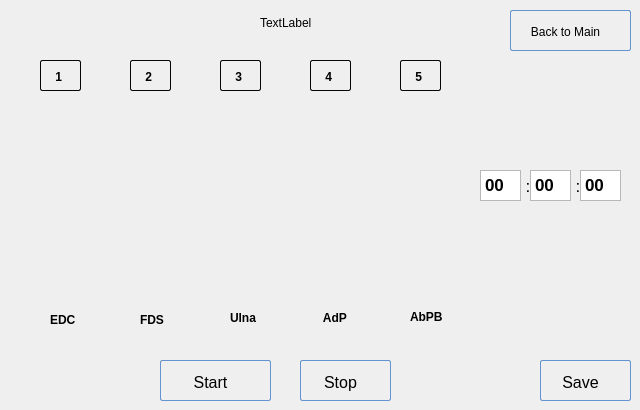
      <widget class="QWidget" name="tab">
       <attribute name="title">
        <string>Stimulation Parameters</string>
       </attribute>
       <widget class="QPushButton" name="pushButton_stimStart">
        <property name="geometry">
         <rect>
          <x>160</x>
          <y>360</y>
          <width>111</width>
          <height>41</height>
         </rect>
        </property>
        <property name="styleSheet">
         <string notr="true">QPushButton:hover{
        background: qlineargradient(x1 : 0, y1 : 0, x2 : 0, y2 :   1, stop :   0.0 #ffd9aa,
                stop :   0.5 #ffbb6e, stop :   0.55 #feae42, stop :   1.0 #fedb74);
}

QPushButton {
        border: 1px solid #6593cf;
        border-radius: 2px;
        padding: 5px 15px 2px 5px;
        background: qlineargradient(x1 : 0, y1 : 0, x2 : 0, y2 :   1, stop :   0.0 #f5f9ff,
                stop :   0.5 #c7dfff, stop :   0.55 #afd2ff, stop :   1.0 #c0dbff);
        color: #0000;
        font:  large &quot;Arial&quot;;
		font-size: 16px;
        height: 30px;
}




QPushButton:pressed {
        background: qlineargradient(x1 : 0, y1 : 0, x2 : 0, y2 :   1, stop :   0.0 #c0dbff,
        stop :   0.5 #cfd26f, stop :   0.55 #c7df6f, stop :   1.0 #f5f9ff);
        padding-top: 2px;
        padding-left: 3px;

}
QPushButton:on {
        background: qlineargradient(x1 : 0, y1 : 0, x2 : 0, y2 :   1, stop :   0.0 #5AA72D,
        stop :   0.5 #B3E296, stop :   0.55 #B3E296, stop :   1.0 #f5f9ff);
        padding-top: 2px;
        padding-left: 3px;
}

QPushButton:disabled {
        background: transparent #e5e9ee;
        padding-top: 2px;        
        padding-left: 3px;
        color: black;
}</string>
        </property>
        <property name="text">
         <string>Start</string>
        </property>
        <property name="icon">
         <iconset resource="resources.qrc">
          <normaloff>:/resources/icons8-rfid-signal-100.png</normaloff>:/resources/icons8-rfid-signal-100.png</iconset>
        </property>
       </widget>
       <widget class="QPushButton" name="pushButton_stimStop">
        <property name="geometry">
         <rect>
          <x>300</x>
          <y>360</y>
          <width>91</width>
          <height>41</height>
         </rect>
        </property>
        <property name="styleSheet">
         <string notr="true">QPushButton:hover{
        background: qlineargradient(x1 : 0, y1 : 0, x2 : 0, y2 :   1, stop :   0.0 #ffd9aa,
                stop :   0.5 #ffbb6e, stop :   0.55 #feae42, stop :   1.0 #fedb74);
}

QPushButton {
        border: 1px solid #6593cf;
        border-radius: 2px;
        padding: 5px 15px 2px 5px;
        background: qlineargradient(x1 : 0, y1 : 0, x2 : 0, y2 :   1, stop :   0.0 #f5f9ff,
                stop :   0.5 #c7dfff, stop :   0.55 #afd2ff, stop :   1.0 #c0dbff);
        color: #0000;
        font:  large &quot;Arial&quot;;
		font-size: 16px;
        height: 30px;
}




QPushButton:pressed {
        background: qlineargradient(x1 : 0, y1 : 0, x2 : 0, y2 :   1, stop :   0.0 #c0dbff,
        stop :   0.5 #cfd26f, stop :   0.55 #c7df6f, stop :   1.0 #f5f9ff);
        padding-top: 2px;
        padding-left: 3px;

}
QPushButton:on {
        background: qlineargradient(x1 : 0, y1 : 0, x2 : 0, y2 :   1, stop :   0.0 #5AA72D,
        stop :   0.5 #B3E296, stop :   0.55 #B3E296, stop :   1.0 #f5f9ff);
        padding-top: 2px;
        padding-left: 3px;
}

QPushButton:disabled {
        background: transparent #e5e9ee;
        padding-top: 2px;        
        padding-left: 3px;
        color: black;
}</string>
        </property>
        <property name="text">
         <string>Stop</string>
        </property>
       </widget>
       <widget class="QPushButton" name="pushButton_stimSave">
        <property name="geometry">
         <rect>
          <x>540</x>
          <y>360</y>
          <width>91</width>
          <height>41</height>
         </rect>
        </property>
        <property name="styleSheet">
         <string notr="true">QPushButton:hover{
        background: qlineargradient(x1 : 0, y1 : 0, x2 : 0, y2 :   1, stop :   0.0 #ffd9aa,
                stop :   0.5 #ffbb6e, stop :   0.55 #feae42, stop :   1.0 #fedb74);
}

QPushButton {
        border: 1px solid #6593cf;
        border-radius: 2px;
        padding: 5px 15px 2px 5px;
        background: qlineargradient(x1 : 0, y1 : 0, x2 : 0, y2 :   1, stop :   0.0 #f5f9ff,
                stop :   0.5 #c7dfff, stop :   0.55 #afd2ff, stop :   1.0 #c0dbff);
        color: #0000;
        font:  large &quot;Arial&quot;;
		font-size: 16px;
        height: 30px;
}




QPushButton:pressed {
        background: qlineargradient(x1 : 0, y1 : 0, x2 : 0, y2 :   1, stop :   0.0 #c0dbff,
        stop :   0.5 #cfd26f, stop :   0.55 #c7df6f, stop :   1.0 #f5f9ff);
        padding-top: 2px;
        padding-left: 3px;

}
QPushButton:on {
        background: qlineargradient(x1 : 0, y1 : 0, x2 : 0, y2 :   1, stop :   0.0 #5AA72D,
        stop :   0.5 #B3E296, stop :   0.55 #B3E296, stop :   1.0 #f5f9ff);
        padding-top: 2px;
        padding-left: 3px;
}

QPushButton:disabled {
        background: transparent #e5e9ee;
        padding-top: 2px;        
        padding-left: 3px;
        color: black;
}</string>
        </property>
        <property name="text">
         <string>Save</string>
        </property>
       </widget>
       <widget class="CurrentButtonOne" name="widget_currentOne" native="true">
        <property name="geometry">
         <rect>
          <x>30</x>
          <y>100</y>
          <width>61</width>
          <height>201</height>
         </rect>
        </property>
        <widget class="QLabel" name="label_curr_one">
         <property name="enabled">
          <bool>true</bool>
         </property>
         <property name="geometry">
          <rect>
           <x>0</x>
           <y>90</y>
           <width>51</width>
           <height>20</height>
          </rect>
         </property>
         <property name="font">
          <font>
           <weight>75</weight>
           <bold>true</bold>
          </font>
         </property>
         <property name="text">
          <string/>
         </property>
         <property name="scaledContents">
          <bool>false</bool>
         </property>
         <property name="alignment">
          <set>Qt::AlignCenter</set>
         </property>
        </widget>
       </widget>
       <widget class="CurrentButtonOne" name="widget_currentTwo" native="true">
        <property name="geometry">
         <rect>
          <x>120</x>
          <y>100</y>
          <width>61</width>
          <height>201</height>
         </rect>
        </property>
        <widget class="QLabel" name="label_curr_two">
         <property name="geometry">
          <rect>
           <x>0</x>
           <y>90</y>
           <width>61</width>
           <height>20</height>
          </rect>
         </property>
         <property name="font">
          <font>
           <weight>75</weight>
           <bold>true</bold>
          </font>
         </property>
         <property name="text">
          <string/>
         </property>
         <property name="alignment">
          <set>Qt::AlignCenter</set>
         </property>
        </widget>
       </widget>
       <widget class="CurrentButtonOne" name="widget_currentThree" native="true">
        <property name="geometry">
         <rect>
          <x>210</x>
          <y>100</y>
          <width>61</width>
          <height>201</height>
         </rect>
        </property>
        <widget class="QLabel" name="label_curr_three">
         <property name="geometry">
          <rect>
           <x>0</x>
           <y>90</y>
           <width>61</width>
           <height>20</height>
          </rect>
         </property>
         <property name="font">
          <font>
           <weight>75</weight>
           <bold>true</bold>
          </font>
         </property>
         <property name="text">
          <string/>
         </property>
         <property name="alignment">
          <set>Qt::AlignCenter</set>
         </property>
        </widget>
       </widget>
       <widget class="CurrentButtonOne" name="widget_currentFour" native="true">
        <property name="geometry">
         <rect>
          <x>300</x>
          <y>100</y>
          <width>61</width>
          <height>201</height>
         </rect>
        </property>
        <widget class="QLabel" name="label_curr_four">
         <property name="geometry">
          <rect>
           <x>0</x>
           <y>90</y>
           <width>61</width>
           <height>20</height>
          </rect>
         </property>
         <property name="font">
          <font>
           <weight>75</weight>
           <bold>true</bold>
          </font>
         </property>
         <property name="text">
          <string/>
         </property>
         <property name="alignment">
          <set>Qt::AlignCenter</set>
         </property>
        </widget>
       </widget>
       <widget class="CurrentButtonOne" name="widget_currentFive" native="true">
        <property name="geometry">
         <rect>
          <x>390</x>
          <y>100</y>
          <width>61</width>
          <height>201</height>
         </rect>
        </property>
        <widget class="QLabel" name="label_curr_five">
         <property name="geometry">
          <rect>
           <x>0</x>
           <y>90</y>
           <width>61</width>
           <height>20</height>
          </rect>
         </property>
         <property name="font">
          <font>
           <weight>75</weight>
           <bold>true</bold>
          </font>
         </property>
         <property name="text">
          <string/>
         </property>
         <property name="alignment">
          <set>Qt::AlignCenter</set>
         </property>
        </widget>
       </widget>
       <widget class="QPushButton" name="pushButton_currOnOne">
        <property name="geometry">
         <rect>
          <x>40</x>
          <y>60</y>
          <width>41</width>
          <height>31</height>
         </rect>
        </property>
        <property name="font">
         <font>
          <family>Arial</family>
          <pointsize>-1</pointsize>
          <weight>75</weight>
          <italic>false</italic>
          <bold>true</bold>
         </font>
        </property>
        <property name="styleSheet">
         <string notr="true">

QPushButton {
        border: 1px solid #030803;
        border-radius: 2px;
        padding: 5px 15px 2px 5px;
        background: qlineargradient(x1 : 0, y1 : 0, x2 : 0, y2 :   1, stop :   0.0 #D61B08,
                stop :   0.5 #E8796E stop :   0.55 #E8796E, stop :   1.0 #D61B08);
        color: #00000;
        font:  large &quot;Arial&quot;;
        font: Bold;
        text-align: center; 
		font-size: 12px;
        height: 30px;
}



QPushButton:checked {
        border: 1px solid #030803;
        border-radius: 2px;
        padding: 5px 15px 2px 5px;
        background: qlineargradient(x1 : 0, y1 : 0, x2 : 0, y2 :   1, stop :   0.0 #0BB010,
                stop :   0.5 #6EB470, stop :   0.55 #6EB470, stop :   1.0 #0BB010);
        color: #00000;
        font:  large &quot;Arial&quot;;
        font: Bold;
		font-size: 12px;

        height: 30px;

}</string>
        </property>
        <property name="text">
         <string>  1</string>
        </property>
       </widget>
       <widget class="QPushButton" name="pushButton_currOnTwo">
        <property name="geometry">
         <rect>
          <x>130</x>
          <y>60</y>
          <width>41</width>
          <height>31</height>
         </rect>
        </property>
        <property name="styleSheet">
         <string notr="true">


QPushButton {
        border: 1px solid #030803;
        border-radius: 2px;
        padding: 5px 15px 2px 5px;
        background: qlineargradient(x1 : 0, y1 : 0, x2 : 0, y2 :   1, stop :   0.0 #D61B08,
                stop :   0.5 #E8796E stop :   0.55 #E8796E, stop :   1.0 #D61B08);
        color: #00000;
        font:  large &quot;Arial&quot;;
        font: Bold;
        text-align: center; 
		font-size: 12px;
        height: 30px;
}



QPushButton:checked {
        border: 1px solid #030803;
        border-radius: 2px;
        padding: 5px 15px 2px 5px;
        background: qlineargradient(x1 : 0, y1 : 0, x2 : 0, y2 :   1, stop :   0.0 #0BB010,
                stop :   0.5 #6EB470, stop :   0.55 #6EB470, stop :   1.0 #0BB010);
        color: #00000;
        font:  large &quot;Arial&quot;;
        font: Bold;
		font-size: 12px;

        height: 30px;

}</string>
        </property>
        <property name="text">
         <string>  2</string>
        </property>
       </widget>
       <widget class="QPushButton" name="pushButton_currOnThree">
        <property name="geometry">
         <rect>
          <x>220</x>
          <y>60</y>
          <width>41</width>
          <height>31</height>
         </rect>
        </property>
        <property name="styleSheet">
         <string notr="true">


QPushButton {
        border: 1px solid #030803;
        border-radius: 2px;
        padding: 5px 15px 2px 5px;
        background: qlineargradient(x1 : 0, y1 : 0, x2 : 0, y2 :   1, stop :   0.0 #D61B08,
                stop :   0.5 #E8796E stop :   0.55 #E8796E, stop :   1.0 #D61B08);
        color: #00000;
        font:  large &quot;Arial&quot;;
        font: Bold;
        text-align: center; 
		font-size: 12px;
        height: 30px;
}



QPushButton:checked {
        border: 1px solid #030803;
        border-radius: 2px;
        padding: 5px 15px 2px 5px;
        background: qlineargradient(x1 : 0, y1 : 0, x2 : 0, y2 :   1, stop :   0.0 #0BB010,
                stop :   0.5 #6EB470, stop :   0.55 #6EB470, stop :   1.0 #0BB010);
        color: #00000;
        font:  large &quot;Arial&quot;;
        font: Bold;
		font-size: 12px;

        height: 30px;

}</string>
        </property>
        <property name="text">
         <string>  3</string>
        </property>
       </widget>
       <widget class="QPushButton" name="pushButton_currOnFour">
        <property name="geometry">
         <rect>
          <x>310</x>
          <y>60</y>
          <width>41</width>
          <height>31</height>
         </rect>
        </property>
        <property name="styleSheet">
         <string notr="true">



QPushButton {
        border: 1px solid #030803;
        border-radius: 2px;
        padding: 5px 15px 2px 5px;
        background: qlineargradient(x1 : 0, y1 : 0, x2 : 0, y2 :   1, stop :   0.0 #D61B08,
                stop :   0.5 #E8796E stop :   0.55 #E8796E, stop :   1.0 #D61B08);
        color: #00000;
        font:  large &quot;Arial&quot;;
        font: Bold;
        text-align: center; 
		font-size: 12px;
        height: 30px;
}



QPushButton:checked {
        border: 1px solid #030803;
        border-radius: 2px;
        padding: 5px 15px 2px 5px;
        background: qlineargradient(x1 : 0, y1 : 0, x2 : 0, y2 :   1, stop :   0.0 #0BB010,
                stop :   0.5 #6EB470, stop :   0.55 #6EB470, stop :   1.0 #0BB010);
        color: #00000;
        font:  large &quot;Arial&quot;;
        font: Bold;
		font-size: 12px;

        height: 30px;

}</string>
        </property>
        <property name="text">
         <string>  4</string>
        </property>
       </widget>
       <widget class="QPushButton" name="pushButton_currOnFive">
        <property name="geometry">
         <rect>
          <x>400</x>
          <y>60</y>
          <width>41</width>
          <height>31</height>
         </rect>
        </property>
        <property name="styleSheet">
         <string notr="true">

QPushButton {
        border: 1px solid #030803;
        border-radius: 2px;
        padding: 5px 15px 2px 5px;
        background: qlineargradient(x1 : 0, y1 : 0, x2 : 0, y2 :   1, stop :   0.0 #D61B08,
                stop :   0.5 #E8796E stop :   0.55 #E8796E, stop :   1.0 #D61B08);
        color: #00000;
        font:  large &quot;Arial&quot;;
        font: Bold;
        text-align: center; 
		font-size: 12px;
        height: 30px;
}



QPushButton:checked {
        border: 1px solid #030803;
        border-radius: 2px;
        padding: 5px 15px 2px 5px;
        background: qlineargradient(x1 : 0, y1 : 0, x2 : 0, y2 :   1, stop :   0.0 #0BB010,
                stop :   0.5 #6EB470, stop :   0.55 #6EB470, stop :   1.0 #0BB010);
        color: #00000;
        font:  large &quot;Arial&quot;;
        font: Bold;
		font-size: 12px;

        height: 30px;

}</string>
        </property>
        <property name="text">
         <string>  5</string>
        </property>
       </widget>
       <widget class="QLabel" name="label_pLabel">
        <property name="geometry">
         <rect>
          <x>260</x>
          <y>12</y>
          <width>101</width>
          <height>21</height>
         </rect>
        </property>
        <property name="text">
         <string>TextLabel</string>
        </property>
       </widget>
       <widget class="QLabel" name="label_4">
        <property name="geometry">
         <rect>
          <x>50</x>
          <y>310</y>
          <width>61</width>
          <height>20</height>
         </rect>
        </property>
        <property name="font">
         <font>
          <weight>75</weight>
          <bold>true</bold>
         </font>
        </property>
        <property name="text">
         <string>EDC </string>
        </property>
       </widget>
       <widget class="QLabel" name="label_5">
        <property name="geometry">
         <rect>
          <x>140</x>
          <y>310</y>
          <width>61</width>
          <height>20</height>
         </rect>
        </property>
        <property name="font">
         <font>
          <weight>75</weight>
          <bold>true</bold>
         </font>
        </property>
        <property name="text">
         <string>FDS</string>
        </property>
       </widget>
       <widget class="QLabel" name="label_6">
        <property name="geometry">
         <rect>
          <x>230</x>
          <y>310</y>
          <width>61</width>
          <height>16</height>
         </rect>
        </property>
        <property name="font">
         <font>
          <weight>75</weight>
          <bold>true</bold>
         </font>
        </property>
        <property name="text">
         <string>Ulna</string>
        </property>
       </widget>
       <widget class="QLabel" name="label_7">
        <property name="geometry">
         <rect>
          <x>320</x>
          <y>310</y>
          <width>61</width>
          <height>16</height>
         </rect>
        </property>
        <property name="font">
         <font>
          <weight>75</weight>
          <bold>true</bold>
         </font>
        </property>
        <property name="text">
         <string> AdP</string>
        </property>
       </widget>
       <widget class="QLabel" name="label_8">
        <property name="geometry">
         <rect>
          <x>410</x>
          <y>310</y>
          <width>47</width>
          <height>13</height>
         </rect>
        </property>
        <property name="font">
         <font>
          <weight>75</weight>
          <bold>true</bold>
         </font>
        </property>
        <property name="text">
         <string>AbPB</string>
        </property>
       </widget>
       <widget class="QTextEdit" name="minutesText">
        <property name="geometry">
         <rect>
          <x>480</x>
          <y>170</y>
          <width>41</width>
          <height>31</height>
         </rect>
        </property>
        <property name="font">
         <font>
          <pointsize>13</pointsize>
          <weight>75</weight>
          <bold>true</bold>
         </font>
        </property>
        <property name="html">
         <string>&lt;!DOCTYPE HTML PUBLIC &quot;-//W3C//DTD HTML 4.0//EN&quot; &quot;http://www.w3.org/TR/REC-html40/strict.dtd&quot;&gt;
&lt;html&gt;&lt;head&gt;&lt;meta name=&quot;qrichtext&quot; content=&quot;1&quot; /&gt;&lt;style type=&quot;text/css&quot;&gt;
p, li { white-space: pre-wrap; }
&lt;/style&gt;&lt;/head&gt;&lt;body style=&quot; font-family:'MS Shell Dlg 2'; font-size:13pt; font-weight:600; font-style:normal;&quot;&gt;
&lt;p style=&quot; margin-top:0px; margin-bottom:0px; margin-left:0px; margin-right:0px; -qt-block-indent:0; text-indent:0px;&quot;&gt;&lt;span style=&quot; font-family:'MS Shell Dlg 2';&quot;&gt;00&lt;/span&gt;&lt;/p&gt;&lt;/body&gt;&lt;/html&gt;</string>
        </property>
       </widget>
       <widget class="QTextEdit" name="secondsText">
        <property name="geometry">
         <rect>
          <x>530</x>
          <y>170</y>
          <width>41</width>
          <height>31</height>
         </rect>
        </property>
        <property name="font">
         <font>
          <pointsize>13</pointsize>
          <weight>75</weight>
          <bold>true</bold>
         </font>
        </property>
        <property name="html">
         <string>&lt;!DOCTYPE HTML PUBLIC &quot;-//W3C//DTD HTML 4.0//EN&quot; &quot;http://www.w3.org/TR/REC-html40/strict.dtd&quot;&gt;
&lt;html&gt;&lt;head&gt;&lt;meta name=&quot;qrichtext&quot; content=&quot;1&quot; /&gt;&lt;style type=&quot;text/css&quot;&gt;
p, li { white-space: pre-wrap; }
&lt;/style&gt;&lt;/head&gt;&lt;body style=&quot; font-family:'MS Shell Dlg 2'; font-size:13pt; font-weight:600; font-style:normal;&quot;&gt;
&lt;p style=&quot; margin-top:0px; margin-bottom:0px; margin-left:0px; margin-right:0px; -qt-block-indent:0; text-indent:0px;&quot;&gt;&lt;span style=&quot; font-family:'MS Shell Dlg 2';&quot;&gt;00&lt;/span&gt;&lt;/p&gt;&lt;/body&gt;&lt;/html&gt;</string>
        </property>
       </widget>
       <widget class="QTextEdit" name="hundredthsText">
        <property name="geometry">
         <rect>
          <x>580</x>
          <y>170</y>
          <width>41</width>
          <height>31</height>
         </rect>
        </property>
        <property name="font">
         <font>
          <pointsize>13</pointsize>
          <weight>75</weight>
          <bold>true</bold>
         </font>
        </property>
        <property name="html">
         <string>&lt;!DOCTYPE HTML PUBLIC &quot;-//W3C//DTD HTML 4.0//EN&quot; &quot;http://www.w3.org/TR/REC-html40/strict.dtd&quot;&gt;
&lt;html&gt;&lt;head&gt;&lt;meta name=&quot;qrichtext&quot; content=&quot;1&quot; /&gt;&lt;style type=&quot;text/css&quot;&gt;
p, li { white-space: pre-wrap; }
&lt;/style&gt;&lt;/head&gt;&lt;body style=&quot; font-family:'MS Shell Dlg 2'; font-size:13pt; font-weight:600; font-style:normal;&quot;&gt;
&lt;p style=&quot; margin-top:0px; margin-bottom:0px; margin-left:0px; margin-right:0px; -qt-block-indent:0; text-indent:0px;&quot;&gt;&lt;span style=&quot; font-family:'MS Shell Dlg 2';&quot;&gt;00&lt;/span&gt;&lt;/p&gt;&lt;/body&gt;&lt;/html&gt;</string>
        </property>
       </widget>
       <widget class="QLabel" name="label_9">
        <property name="geometry">
         <rect>
          <x>520</x>
          <y>170</y>
          <width>16</width>
          <height>31</height>
         </rect>
        </property>
        <property name="font">
         <font>
          <pointsize>13</pointsize>
         </font>
        </property>
        <property name="text">
         <string>:</string>
        </property>
        <property name="alignment">
         <set>Qt::AlignCenter</set>
        </property>
       </widget>
       <widget class="QLabel" name="label_10">
        <property name="geometry">
         <rect>
          <x>570</x>
          <y>170</y>
          <width>16</width>
          <height>31</height>
         </rect>
        </property>
        <property name="font">
         <font>
          <pointsize>13</pointsize>
         </font>
        </property>
        <property name="text">
         <string>:</string>
        </property>
        <property name="alignment">
         <set>Qt::AlignCenter</set>
        </property>
       </widget>
       <widget class="QPushButton" name="pushButton_shoulderControl">
        <property name="geometry">
         <rect>
          <x>510</x>
          <y>10</y>
          <width>121</width>
          <height>41</height>
         </rect>
        </property>
        <property name="font">
         <font>
          <family>Arial</family>
          <pointsize>-1</pointsize>
          <weight>50</weight>
          <italic>false</italic>
          <bold>false</bold>
         </font>
        </property>
        <property name="styleSheet">
         <string notr="true">QPushButton:hover{
        background: qlineargradient(x1 : 0, y1 : 0, x2 : 0, y2 :   1, stop :   0.0 #ffd9aa,
                stop :   0.5 #ffbb6e, stop :   0.55 #feae42, stop :   1.0 #fedb74);
}

QPushButton {
        border: 1px solid #6593cf;
        border-radius: 2px;
        padding: 5px 15px 2px 5px;
        background: qlineargradient(x1 : 0, y1 : 0, x2 : 0, y2 :   1, stop :   0.0 #f5f9ff,
                stop :   0.5 #c7dfff, stop :   0.55 #afd2ff, stop :   1.0 #c0dbff);
        color: #0000;
        font:  large &quot;Arial&quot;;
		font-size: 12px;
        height: 30px;
}




QPushButton:pressed {
        background: qlineargradient(x1 : 0, y1 : 0, x2 : 0, y2 :   1, stop :   0.0 #c0dbff,
        stop :   0.5 #cfd26f, stop :   0.55 #c7df6f, stop :   1.0 #f5f9ff);
        padding-top: 2px;
        padding-left: 3px;

}
QPushButton:on {
        background: qlineargradient(x1 : 0, y1 : 0, x2 : 0, y2 :   1, stop :   0.0 #5AA72D,
        stop :   0.5 #B3E296, stop :   0.55 #B3E296, stop :   1.0 #f5f9ff);
        padding-top: 2px;
        padding-left: 3px;
}

QPushButton:disabled {
        background: transparent #e5e9ee;
        padding-top: 2px;        
        padding-left: 3px;
        color: black;
}</string>
        </property>
        <property name="text">
         <string>Back to Main</string>
        </property>
       </widget>
      </widget>
